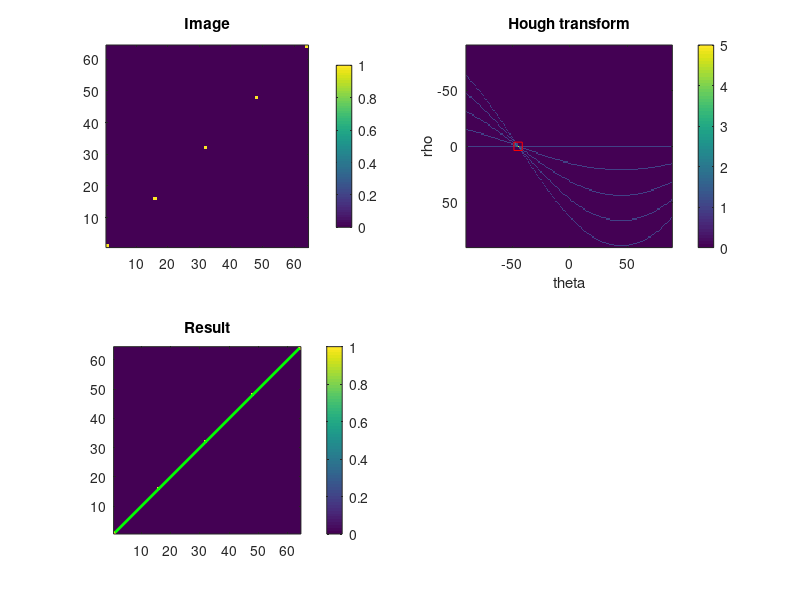

MATLAB code to generate this figure:
% Make an image with a point
% ==========================
im = zeros(64,64);
im(1,1) = 1;
im(16,16) = 1;
im(32,32) = 1;
im(48,48) = 1;
im(64,64) = 1;

figure(1)
subplot(2,2,1), imagesc(im);
axis image; axis xy; colorbar;
title('Image'),

% Call the Hough transform
% ========================
[H,T,R] = hough(im, 'Theta', -90:89);
subplot(2,2,2), imagesc(T,R,H);
xlabel('theta'), ylabel('rho');
title('Hough transform'), colorbar;

% Detect peaks
% ============
P  = houghpeaks(H,10,'threshold', ceil(0.5*max(H(:))));
x = T(P(:,2)); y = R(P(:,1));
hold on
plot(x,y,'s','color','red'), hold off

% Inverse Hough transform give Hough lines
% ========================================
lines = houghlines(ones(size(im)),T,R,P);

% Overlay Hough lines on image
% ============================
subplot(2,2,3), imagesc(im), hold on
title('Result'),
axis image; axis xy; colorbar;
for k = 1:length(lines)
  xy = [lines(k).point1; lines(k).point2];
  plot(xy(:,1),xy(:,2),'LineWidth',2,'Color','green');
end
hold off
